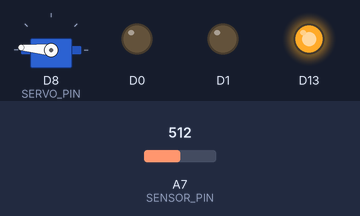
A program run on a simulated Seeed XIAO (SAMD21). Shown: servo, output pins drawn as LEDs (lit = HIGH). The test bench sets the inputs (shaded band); at power-on: A7 (SENSOR_PIN) = 512. What the program prints to the serial monitor is not drawn.

Above: at 0.1 s.
At 1.15 s:
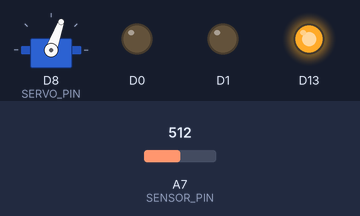
At 2.52 s:
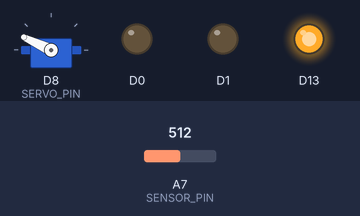
At 4.0 s:
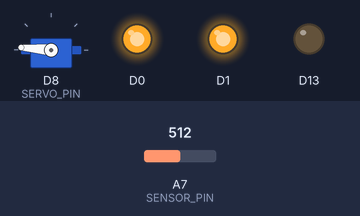
Timing chart, 0 to 5.5 s (numbered marks = the images above):
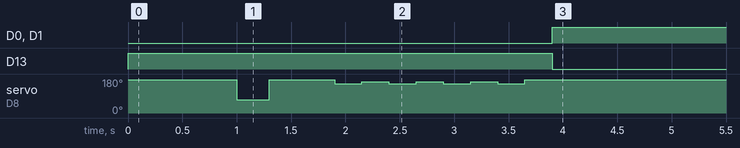

The program:

main.cpp
```cpp
// Modified from
// https://sites.google.com/view/100happythings/18-Hungry-Robot

#include <Arduino.h>
#include <Servo.h>

// let's make an instance of Servo
Servo armServo;

const int DOWN_POS = 175;
const int UP_POS = 70;
const int SERVO_PIN = 8;
const int SENSOR_PIN = 7;

// When the sensor value is hight than the THRESHOLD value,
// The code will call action();
const int THRESHOLD = 350;

// this function automatically runs only once when the Arduino's power up
void setup() {
  Serial.begin(9600);

  armServo.attach(SERVO_PIN);
  // move the motor to default angle
  armServo.write(DOWN_POS);

  // pin A7 is for the distance sensor
  pinMode(SENSOR_PIN, INPUT);

  // these 3 pins (pin0, pin1, pin13) are for turning on LEDs
  // Arduino nano already has 3 LEDs on these pins.
  pinMode(13, OUTPUT);
  pinMode(0, OUTPUT);
  pinMode(1, OUTPUT);
}

void led(bool onOff) {
  // pin 13's LED turns on when it is high
  // pin 0, 1's LED turn on when it is low
  if (onOff) {
    digitalWrite(13, HIGH);
    digitalWrite(0, LOW);
    digitalWrite(1, LOW);
  } else {
    digitalWrite(13, LOW);
    digitalWrite(0, HIGH);
    digitalWrite(1, HIGH);
  }
}

void action() {
  // call this function for turning on three LEDs all together
  led(true);

  // eating sequence
  // wait 1000ms (1 second)
  delay(1000);

  armServo.attach(SERVO_PIN);
  // let's move the motor to degree '10' (move the arm up)
  armServo.write(UP_POS);

  // wait 300 ms
  delay(300);

  // let's move the motor to degree '70' (move the arm down)
  armServo.write(DOWN_POS);
  delay(500);

  // after ate
  delay(100);
  armServo.write(DOWN_POS - 20);
  delay(250);
  armServo.write(DOWN_POS - 10);
  delay(250);
  armServo.write(DOWN_POS - 20);
  delay(250);
  armServo.write(DOWN_POS - 10);
  delay(250);
  armServo.write(DOWN_POS - 20);
  delay(250);
  armServo.write(DOWN_POS - 10);
  delay(250);
  armServo.write(DOWN_POS - 20);
  delay(250);
  armServo.write(DOWN_POS);
  delay(250);

  // release arm's torque
  armServo.detach();

  // call this function for turning off three LEDs all together
  led(false);
}


// in order to check coming hand,
// we will keep the sensor value these variables
int sensorValue = 0;
int prevSensorValue = 0;

void loop() {

  // read A7's analog value and asign the value into sensorValue
  sensorValue = analogRead(SENSOR_PIN);
  Serial.write("Value:");
  Serial.println(sensorValue);
  // these two lines means that some object has come
  // from outside of Threshold to inside of it.
  if (prevSensorValue <= THRESHOLD) {
    if (sensorValue > THRESHOLD) {
      // It's time to action
      action();
    }
  }

  // regardless the action, save current sensor value prevSensorValue
  // so that we can check the direction
  prevSensorValue = sensorValue;

  // this delay controls how often this loop is running
  // without this delay, this loop runs too fast
  // then, the differences between previous and current sensor value
  // can not be meaningful.
  delay(10);
}
```

Measured:
- by itself, D0, D1: LOW → HIGH at 3.9 s
- by itself, D13: LOW → HIGH at 0.00 s, → LOW 3.9 s later
- by itself, servo on D8 (SERVO_PIN): 175° → 70° at 1.0 s, → 175° 0.30 s later, → 155° 0.60 s later, → 165° 0.25 s later, … (10 changes in this stretch)
